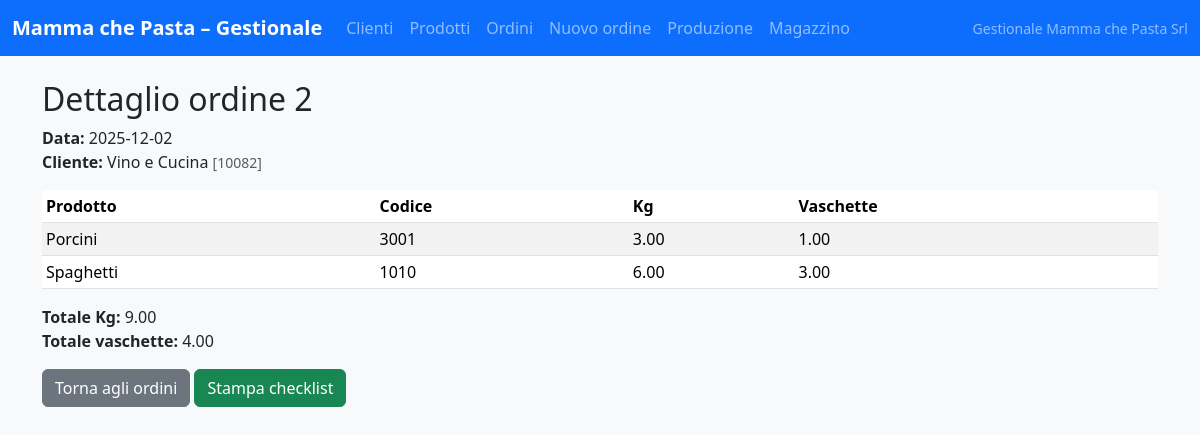
Page /ordini/2/dettaglio on the committed database.
### tables this page shows
CREATE TABLE ordini (
            id INTEGER PRIMARY KEY AUTOINCREMENT,
            data TEXT NOT NULL,
            cliente_id INTEGER NOT NULL,
            FOREIGN KEY (cliente_id) REFERENCES clienti(id)
        );

CREATE TABLE clienti (
            id INTEGER PRIMARY KEY AUTOINCREMENT,
            codice TEXT UNIQUE,
            nome TEXT NOT NULL UNIQUE
        );

CREATE TABLE righe_ordine (
            id INTEGER PRIMARY KEY AUTOINCREMENT,
            ordine_id INTEGER NOT NULL,
            prodotto_id INTEGER NOT NULL,
            qta_inserita REAL NOT NULL,
            tipo_qta TEXT NOT NULL, -- 'kg' oppure 'v'
            FOREIGN KEY (ordine_id) REFERENCES ordini(id),
            FOREIGN KEY (prodotto_id) REFERENCES prodotti(id)
        );

CREATE TABLE prodotti (
            id INTEGER PRIMARY KEY AUTOINCREMENT,
            codice TEXT UNIQUE,
            nome TEXT NOT NULL UNIQUE,
            kg_per_vaschetta REAL NOT NULL,
            giacenza_iniziale_vaschette REAL NOT NULL DEFAULT 0
        );

### app.py (the view)
@app.route("/ordini/<int:ordine_id>/dettaglio")
def dettaglio_ordine(ordine_id):
    conn = get_db_connection()
    cur = conn.cursor()
    cur.execute("""
        SELECT o.id AS id,
               o.data,
               c.nome AS cliente_nome,
               c.codice AS cliente_codice
        FROM ordini o
        JOIN clienti c ON c.id = o.cliente_id
        WHERE o.id = ?
    """, (ordine_id,))
    ordine = cur.fetchone()
    if ordine is None:
        conn.close()
        flash("Ordine non trovato.", "danger")
        return redirect(url_for("lista_ordini"))
    cur.execute("""
        SELECT ro.id,
               ro.qta_inserita,
               ro.tipo_qta,
               p.nome AS prodotto_nome,
               p.codice AS prodotto_codice,
               p.kg_per_vaschetta
        FROM righe_ordine ro
        JOIN prodotti p ON p.id = ro.prodotto_id
        WHERE ro.ordine_id = ?
        ORDER BY p.nome
    """, (ordine_id,))
    righe = cur.fetchall()
    conn.close()
    righe_calc = []
    tot_kg = 0.0
    tot_v = 0.0
    for r in righe:
        q = r["qta_inserita"]
        t = r["tipo_qta"]
        kg_v = r["kg_per_vaschetta"] or 0
        if t == "kg":
            kg = q
            v = q / kg_v if kg_v else 0
        else:  # vaschette
            v = q
            kg = q * kg_v
        tot_kg += kg
        tot_v += v
        righe_calc.append({
            "prodotto": r["prodotto_nome"],
            "codice": r["prodotto_codice"],
            "kg": kg,
            "vaschette": v,
        })
    return render_template(
        "dettaglio_ordine.html",
        ordine=ordine,
        righe=righe_calc,
        tot_kg=tot_kg,
        tot_vaschette=tot_v,
    )

### app.py (called while the page is built)
def get_db_connection():
    conn = sqlite3.connect(DB_PATH)
    conn.row_factory = sqlite3.Row
    return conn

### templates/dettaglio_ordine.html (shortened to what this page needs)
{% extends "base.html" %}
{% block content %}
<h2>Dettaglio ordine {{ ordine.id }}</h2>
<p>
  <strong>Data:</strong> {{ ordine.data }}<br>
  <strong>Cliente:</strong> {{ ordine.cliente_nome }}
  {% if ordine.cliente_codice %}
    <small class="text-muted">[{{ ordine.cliente_codice }}]</small>
  {% endif %}
</p>
<table class="table table-sm table-striped">
  <thead>
    <tr>
      <th>Prodotto</th>
      <th>Codice</th>
      <th>Kg</th>
      <th>Vaschette</th>
    </tr>
  </thead>
  <tbody>
    {% for r in righe %}
    <tr>
      <td>{{ r.prodotto }}</td>
      <td>{{ r.codice or "" }}</td>
      <td>{{ "%.2f"|format(r.kg) }}</td>
      <td>{{ "%.2f"|format(r.vaschette) }}</td>
    </tr>
    {% endfor %}
  </tbody>
</table>
<p>
  <strong>Totale Kg:</strong> {{ "%.2f"|format(tot_kg) }}<br>
  <strong>Totale vaschette:</strong> {{ "%.2f"|format(tot_vaschette) }}
</p>
<a href="{{ url_for('lista_ordini') }}" class="btn btn-secondary">Torna agli ordini</a>
<a href="{{ url_for('stampa_checklist', id=ordine.id) }}" class="btn btn-success">Stampa checklist</a>
{% endblock %}

### rows in the picture
ordini: id "2", data "2025-12-02"
clienti: cliente_nome "Vino e Cucina", cliente_codice "10082"
righe_ordine: prodotto "Porcini", codice "3001", kg "3.00", vaschette "1.00"
righe_ordine: prodotto "Spaghetti", codice "1010", kg "6.00", vaschette "3.00"

### other values in the picture
{{ "%.2f"|format(tot_kg) }} "9.00"
{{ "%.2f"|format(tot_vaschette) }} "4.00"
